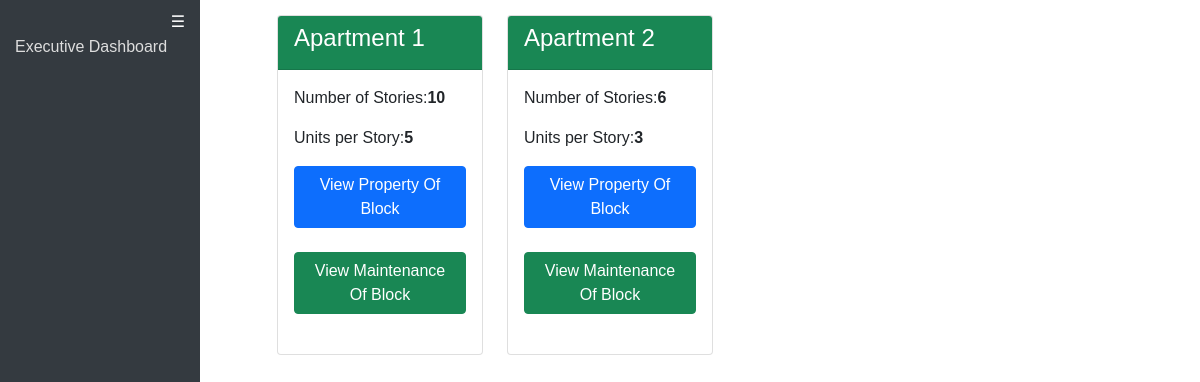
The page /view_apartments/4/ on the database its author committed.
### Контор/models.py (models this page shows, shortened)
class ApartmentBlock(models.Model):
    block_id = models.AutoField(primary_key=True)
    number_of_stories = models.IntegerField()
    units_per_story = models.IntegerField()
    admin = models.ForeignKey(User, on_delete=models.CASCADE)

### HOA/views.py (the view)
# urls.py: path('view_apartments/<int:id>/', v2.view_apartments, name='view_apartments'),
def view_apartments(request, id):
    message = None
    apartment_blocks = ApartmentBlock.objects.all()
    return render(request, 'view_apartments.html', { 'apartment_blocks': apartment_blocks, 'id': id, 'message': message})

### HOA/templates/view_apartments.html (shortened to what this page needs)
<!DOCTYPE html>
<html lang="en">
<head>
<link href="https://cdn.jsdelivr.net/npm/bootstrap@5.1.3/dist/css/bootstrap.min.css" rel="stylesheet">
</head>
<body>
<div id="sidebar" class="sidebar">
    <span class="close-btn" onclick="toggleSidebar()">&#9776;</span>
    <a href="{% url 'executive_dashboard' id %}">Executive Dashboard</a>
</div>
<div id="mainContent" class="main-content">
    <div class="container">
        <div class="row">
            {% for apartment_block in apartment_blocks %}
                <div class="col-md-3">
                    <div class="card">
                        <div class="card-header bg-success text-white">
                            <h4>Apartment {{apartment_block.block_id}}</h4>
                        </div>
                        <div class="card-body">
                            <p>Number of Stories:<strong>{{apartment_block.number_of_stories}}</strong></p>
                            <p>Units per Story:<strong>{{apartment_block.units_per_story}}</strong></p>
                            <a href="{% url 'property_of_apartment_block' apartment_block.block_id id message %}" class="btn btn-primary">View Property Of Block</a><br></br>
                            <a href="{% url 'property_of_apartment_block' apartment_block.block_id id message %}" class="btn btn-success">View Maintenance Of Block</a><br></br>
                        </div>
                    </div>
                </div>
                <br></br>
            {% endfor %}
    </div>
</div>
</body>
</html>

### HOA/templates/view_apartments.html (style rules this page uses)
body { font-family: Arial, sans-serif; }
.sidebar { height: 100vh; width: 200px; position: fixed; top: 0; left: 0; background: #343a40; color: #fff; padding-top: 20px; transition: 0.3s; }
.sidebar a { color: #ddd; padding: 15px; display: block; text-decoration: none; transition: 0.3s; }
.sidebar .close-btn { position: absolute; top: 10px; right: 15px; cursor: pointer; }
.main-content { margin-left: 250px; padding: 15px; }
.row { margin-bottom: 15px; }

### rows shown on the page
ApartmentBlock: block_id "1", number_of_stories "10", units_per_story "5"
ApartmentBlock: block_id "2", number_of_stories "6", units_per_story "3"
